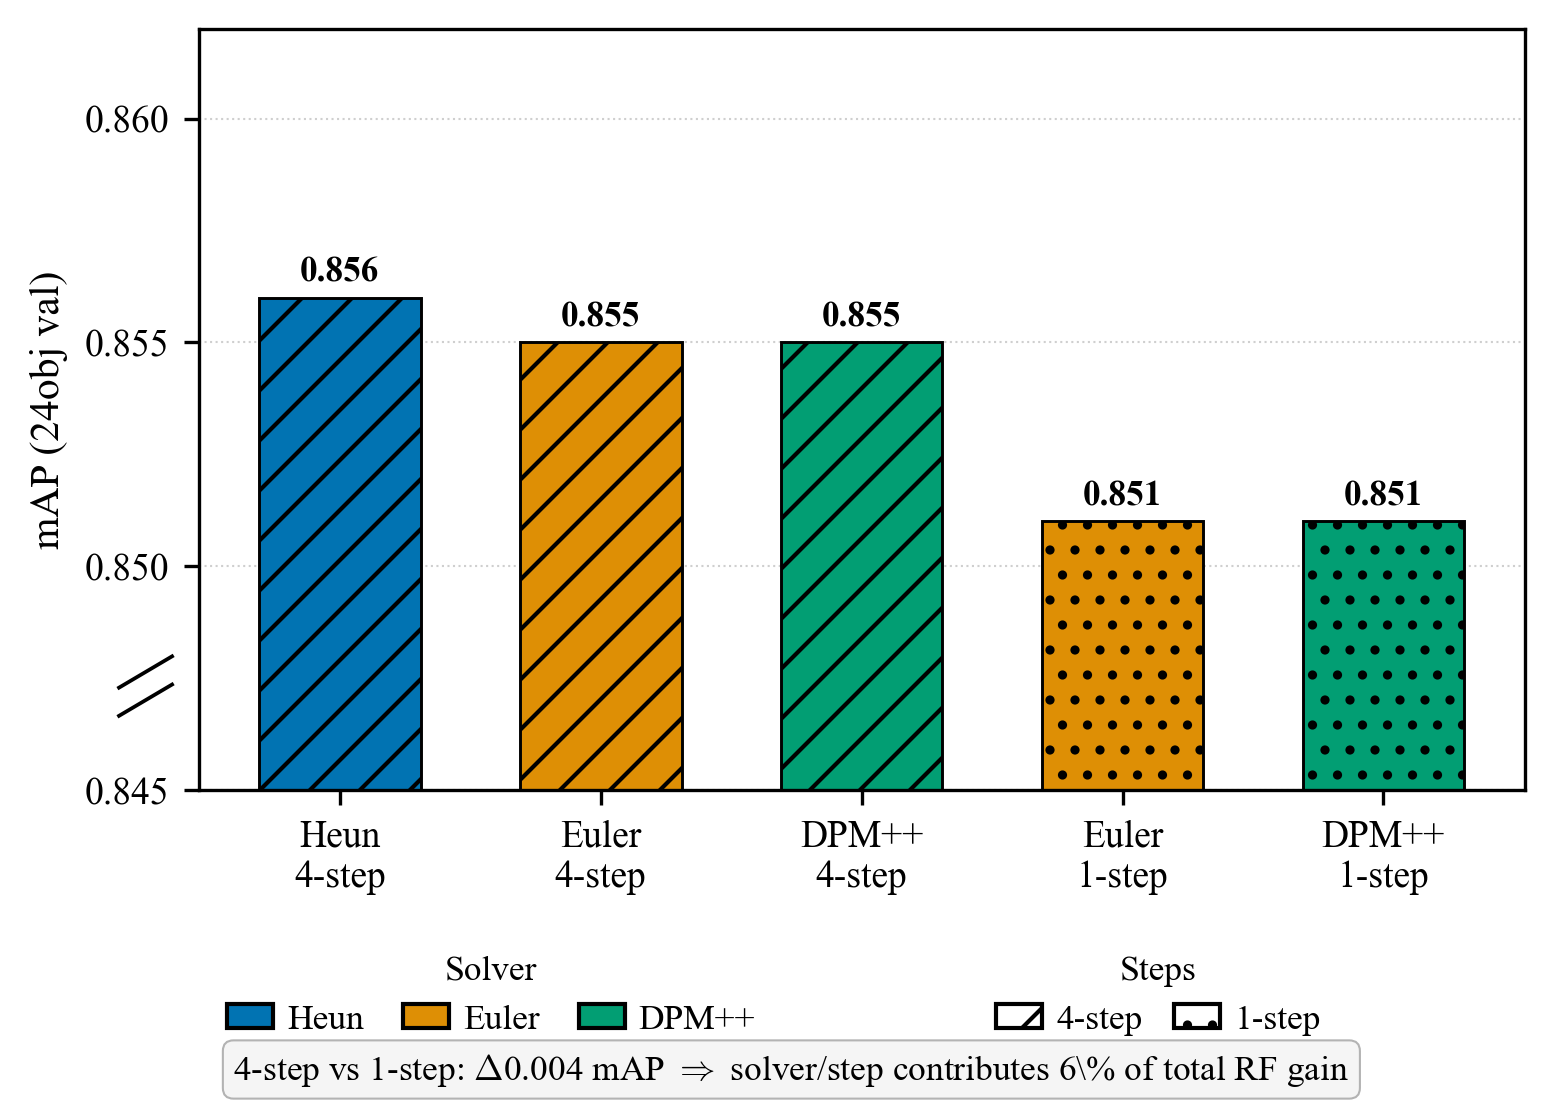

Python code for this plot:
"""Figure 2: Solver Disentanglement Ablation.

Bar chart comparing 5 configurations (Solver x Steps) on the A1 checkpoint
(RF+Heun trained) on the 24obj validation set (seed 42).

Data (from paper Sec 3.2.3):
  Heun         4-step   0.856
  Euler        4-step   0.855
  DPM++        4-step   0.855
  Euler        1-step   0.851
  DPM++        1-step   0.851

Annotations:
  - Color by solver type.
  - Hatching by step count.
  - Annotation: 94% gain attributable to RF training paradigm vs 6% solver/step.

Run:  python solver_ablation.py
Outputs:
  solver_ablation.pdf
  solver_ablation.png
"""
from __future__ import annotations

from pathlib import Path

import matplotlib.pyplot as plt
import numpy as np
import seaborn as sns

plt.rcParams.update(
    {
        "font.family": "serif",
        "font.serif": ["Times New Roman", "DejaVu Serif"],
        "font.size": 9,
        "axes.labelsize": 11,
        "axes.titlesize": 11,
        "xtick.labelsize": 9,
        "ytick.labelsize": 9,
        "legend.fontsize": 8.5,
        "mathtext.fontset": "cm",
        "pdf.fonttype": 42,
        "ps.fonttype": 42,
        "axes.linewidth": 0.8,
    }
)

# colorblind palette
PAL = sns.color_palette("colorblind")
C_HEUN = PAL[0]   # blue
C_EULER = PAL[1]  # orange
C_DPMPP = PAL[2]  # green

HERE = Path(__file__).resolve().parent

# Data
CONFIGS = [
    ("Heun", 4, 0.856),
    ("Euler", 4, 0.855),
    ("DPM++", 4, 0.855),
    ("Euler", 1, 0.851),
    ("DPM++", 1, 0.851),
]
SOLVER_COLORS = {"Heun": C_HEUN, "Euler": C_EULER, "DPM++": C_DPMPP}


def main() -> None:
    fig, ax = plt.subplots(figsize=(5.2, 3.9))

    names = [f"{s}\n{st}-step" for s, st, _ in CONFIGS]
    maps = [m for _, _, m in CONFIGS]
    colors = [SOLVER_COLORS[s] for s, _, _ in CONFIGS]
    hatches = ["//", "//", "//", "..", ".."]

    x = np.arange(len(CONFIGS))
    bars = ax.bar(x, maps, width=0.62, color=colors, edgecolor="black", lw=0.7)
    for bar, h in zip(bars, hatches):
        bar.set_hatch(h)

    for xi, m in zip(x, maps):
        ax.text(xi, m + 0.0002, f"{m:.3f}", ha="center", va="bottom",
                fontsize=8.5, weight="bold")

    ax.set_xticks(x)
    ax.set_xticklabels(names, fontsize=9)
    ax.set_ylabel("mAP (24obj val)", fontsize=10)
    ax.set_ylim(0.845, 0.862)
    ax.yaxis.set_major_locator(plt.MultipleLocator(0.005))
    ax.set_axisbelow(True)
    ax.grid(axis="y", ls=":", lw=0.5, alpha=0.6)
    ax.tick_params(axis="y", labelsize=9)

    # y-axis break symbol (//)
    break_y = 0.847
    d = 0.00035
    ax.plot([-0.06, -0.02], [break_y - d, break_y + d],
            color="black", lw=0.9, clip_on=False, transform=ax.get_yaxis_transform())
    ax.plot([-0.06, -0.02], [break_y + d * 0.8, break_y + d * 2.8],
            color="black", lw=0.9, clip_on=False, transform=ax.get_yaxis_transform())

    from matplotlib.patches import Patch

    solver_handles = [
        Patch(facecolor=C_HEUN, edgecolor="black", label="Heun"),
        Patch(facecolor=C_EULER, edgecolor="black", label="Euler"),
        Patch(facecolor=C_DPMPP, edgecolor="black", label="DPM++"),
    ]
    step_handles = [
        Patch(facecolor="white", edgecolor="black", hatch="//", label="4-step"),
        Patch(facecolor="white", edgecolor="black", hatch="..", label="1-step"),
    ]

    # Legends placed BELOW the axes (avoids overlap with tall broken-axis bars)
    leg_solver = ax.legend(handles=solver_handles, loc="upper left",
                           bbox_to_anchor=(0.0, -0.18),
                           fontsize=8.5, frameon=False, ncol=3,
                           handletextpad=0.4, handlelength=1.3,
                           columnspacing=1.1, borderpad=0.3,
                           title="Solver", title_fontsize=8.5)
    ax.add_artist(leg_solver)

    leg_step = ax.legend(handles=step_handles, loc="upper left",
                         bbox_to_anchor=(0.58, -0.18),
                         fontsize=8.5, frameon=False, ncol=2,
                         handletextpad=0.4, handlelength=1.3,
                         columnspacing=0.9, borderpad=0.3,
                         title="Steps", title_fontsize=8.5)

    fig.text(
        0.5, 0.045,
        r"4-step vs 1-step: $\Delta$0.004 mAP $\Rightarrow$ solver/step contributes 6\% of total RF gain",
        ha="center", va="bottom", fontsize=8.5,
        bbox=dict(boxstyle="round,pad=0.3", fc="#f5f5f5", ec="0.7", lw=0.5),
    )

    plt.subplots_adjust(left=0.12, right=0.97, top=0.95, bottom=0.30)

    out_pdf = HERE / "solver_ablation.pdf"
    out_png = HERE / "solver_ablation.png"
    fig.savefig(out_pdf, bbox_inches="tight")
    fig.savefig(out_png, dpi=300, bbox_inches="tight")
    plt.close(fig)
    print(f"Saved {out_pdf}")
    print(f"Saved {out_png}")


if __name__ == "__main__":
    main()
